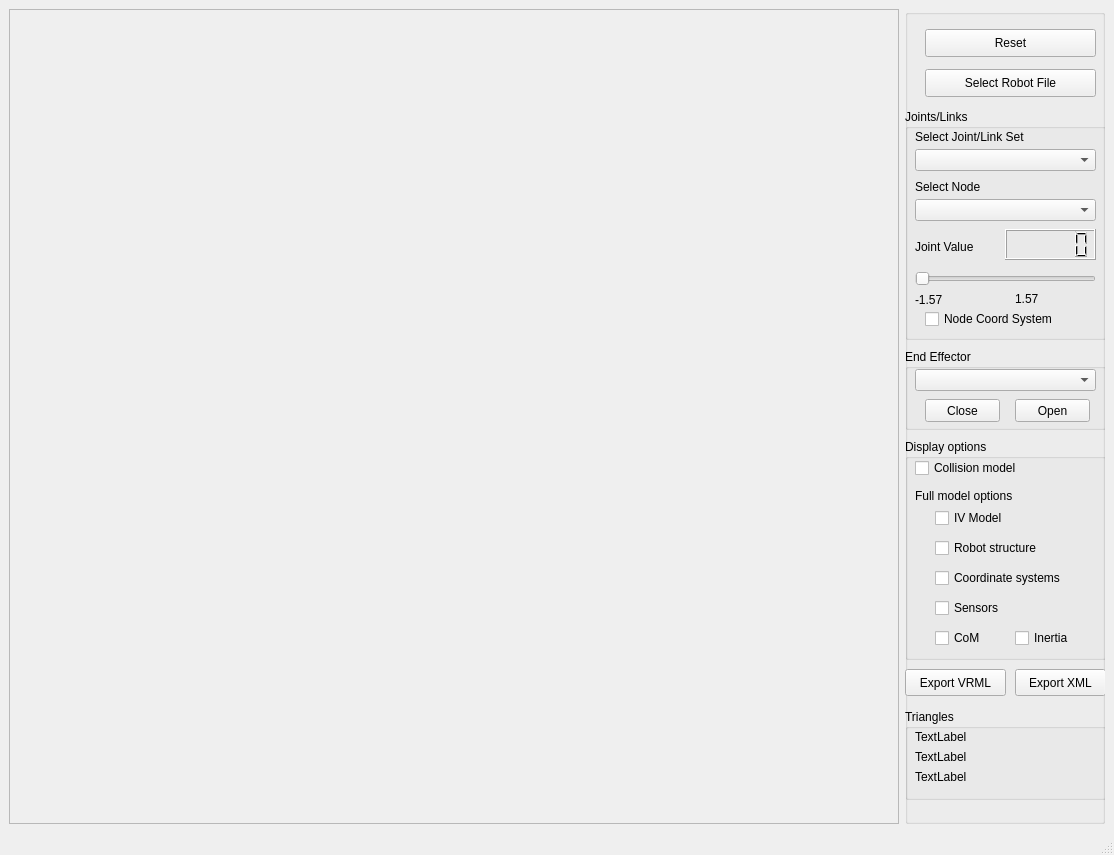
<?xml version="1.0" encoding="UTF-8"?>
<ui version="4.0">
 <class>MainWindowShowRobot</class>
 <widget class="QMainWindow" name="MainWindowShowRobot">
  <property name="geometry">
   <rect>
    <x>0</x>
    <y>0</y>
    <width>1114</width>
    <height>855</height>
   </rect>
  </property>
  <property name="windowTitle">
   <string>Simox - VirtualRobot - Show Robot</string>
  </property>
  <widget class="QWidget" name="centralwidget">
   <layout class="QGridLayout" name="gridLayout">
    <item row="0" column="0">
     <widget class="QFrame" name="frameViewer">
      <property name="frameShape">
       <enum>QFrame::StyledPanel</enum>
      </property>
      <property name="frameShadow">
       <enum>QFrame::Raised</enum>
      </property>
     </widget>
    </item>
    <item row="0" column="1">
     <widget class="QGroupBox" name="groupBox">
      <property name="maximumSize">
       <size>
        <width>200</width>
        <height>16777215</height>
       </size>
      </property>
      <property name="title">
       <string/>
      </property>
      <widget class="QPushButton" name="pushButtonReset">
       <property name="geometry">
        <rect>
         <x>20</x>
         <y>20</y>
         <width>171</width>
         <height>28</height>
        </rect>
       </property>
       <property name="text">
        <string>Reset</string>
       </property>
      </widget>
      <widget class="QGroupBox" name="groupBox_2">
       <property name="geometry">
        <rect>
         <x>0</x>
         <y>430</y>
         <width>201</width>
         <height>221</height>
        </rect>
       </property>
       <property name="title">
        <string>Display options</string>
       </property>
       <widget class="QCheckBox" name="checkBoxColModel">
        <property name="geometry">
         <rect>
          <x>10</x>
          <y>19</y>
          <width>131</width>
          <height>20</height>
         </rect>
        </property>
        <property name="text">
         <string>Collision model</string>
        </property>
       </widget>
       <widget class="QCheckBox" name="checkBoxStructure">
        <property name="geometry">
         <rect>
          <x>30</x>
          <y>99</y>
          <width>161</width>
          <height>20</height>
         </rect>
        </property>
        <property name="text">
         <string>Robot structure</string>
        </property>
       </widget>
       <widget class="QCheckBox" name="checkBoxRobotCoordSystems">
        <property name="geometry">
         <rect>
          <x>30</x>
          <y>129</y>
          <width>161</width>
          <height>20</height>
         </rect>
        </property>
        <property name="text">
         <string>Coordinate systems</string>
        </property>
       </widget>
       <widget class="QCheckBox" name="checkBoxFullModel">
        <property name="geometry">
         <rect>
          <x>30</x>
          <y>69</y>
          <width>131</width>
          <height>20</height>
         </rect>
        </property>
        <property name="text">
         <string>IV Model</string>
        </property>
       </widget>
       <widget class="QLabel" name="label">
        <property name="geometry">
         <rect>
          <x>10</x>
          <y>49</y>
          <width>131</width>
          <height>16</height>
         </rect>
        </property>
        <property name="text">
         <string>Full model options</string>
        </property>
       </widget>
       <widget class="QCheckBox" name="checkBoxPhysicsCoM">
        <property name="geometry">
         <rect>
          <x>30</x>
          <y>189</y>
          <width>71</width>
          <height>20</height>
         </rect>
        </property>
        <property name="text">
         <string>CoM</string>
        </property>
       </widget>
       <widget class="QCheckBox" name="checkBoxPhysicsInertia">
        <property name="geometry">
         <rect>
          <x>110</x>
          <y>189</y>
          <width>81</width>
          <height>20</height>
         </rect>
        </property>
        <property name="text">
         <string>Inertia</string>
        </property>
       </widget>
       <widget class="QCheckBox" name="checkBoxRobotSensors">
        <property name="geometry">
         <rect>
          <x>30</x>
          <y>159</y>
          <width>131</width>
          <height>20</height>
         </rect>
        </property>
        <property name="text">
         <string>Sensors</string>
        </property>
       </widget>
      </widget>
      <widget class="QPushButton" name="pushButtonLoad">
       <property name="geometry">
        <rect>
         <x>20</x>
         <y>60</y>
         <width>171</width>
         <height>28</height>
        </rect>
       </property>
       <property name="text">
        <string>Select Robot File</string>
       </property>
      </widget>
      <widget class="QGroupBox" name="groupBox_3">
       <property name="geometry">
        <rect>
         <x>0</x>
         <y>100</y>
         <width>201</width>
         <height>231</height>
        </rect>
       </property>
       <property name="title">
        <string>Joints/Links</string>
       </property>
       <property name="flat">
        <bool>false</bool>
       </property>
       <property name="checkable">
        <bool>false</bool>
       </property>
       <widget class="QLabel" name="label_2">
        <property name="geometry">
         <rect>
          <x>10</x>
          <y>130</y>
          <width>81</width>
          <height>16</height>
         </rect>
        </property>
        <property name="text">
         <string>Joint Value</string>
        </property>
       </widget>
       <widget class="QLCDNumber" name="lcdNumberJointValue">
        <property name="geometry">
         <rect>
          <x>100</x>
          <y>120</y>
          <width>91</width>
          <height>31</height>
         </rect>
        </property>
        <property name="smallDecimalPoint">
         <bool>true</bool>
        </property>
        <property name="digitCount">
         <number>5</number>
        </property>
        <property name="value" stdset="0">
         <double>0.000000000000000</double>
        </property>
       </widget>
       <widget class="QSlider" name="horizontalSliderPos">
        <property name="geometry">
         <rect>
          <x>10</x>
          <y>160</y>
          <width>181</width>
          <height>20</height>
         </rect>
        </property>
        <property name="maximum">
         <number>1000</number>
        </property>
        <property name="pageStep">
         <number>50</number>
        </property>
        <property name="orientation">
         <enum>Qt::Horizontal</enum>
        </property>
       </widget>
       <widget class="QLabel" name="labelMinPos">
        <property name="geometry">
         <rect>
          <x>10</x>
          <y>180</y>
          <width>91</width>
          <height>21</height>
         </rect>
        </property>
        <property name="text">
         <string>-1.57</string>
        </property>
       </widget>
       <widget class="QLabel" name="labelMaxPos">
        <property name="geometry">
         <rect>
          <x>110</x>
          <y>180</y>
          <width>81</width>
          <height>20</height>
         </rect>
        </property>
        <property name="layoutDirection">
         <enum>Qt::RightToLeft</enum>
        </property>
        <property name="text">
         <string>1.57</string>
        </property>
       </widget>
       <widget class="QComboBox" name="comboBoxJoint">
        <property name="geometry">
         <rect>
          <x>10</x>
          <y>90</y>
          <width>181</width>
          <height>22</height>
         </rect>
        </property>
       </widget>
       <widget class="QCheckBox" name="checkBoxShowCoordSystem">
        <property name="geometry">
         <rect>
          <x>20</x>
          <y>200</y>
          <width>171</width>
          <height>20</height>
         </rect>
        </property>
        <property name="text">
         <string>Node Coord System</string>
        </property>
       </widget>
       <widget class="QComboBox" name="comboBoxRobotNodeSet">
        <property name="geometry">
         <rect>
          <x>10</x>
          <y>40</y>
          <width>181</width>
          <height>22</height>
         </rect>
        </property>
       </widget>
       <widget class="QLabel" name="label_3">
        <property name="geometry">
         <rect>
          <x>10</x>
          <y>20</y>
          <width>161</width>
          <height>16</height>
         </rect>
        </property>
        <property name="text">
         <string>Select Joint/Link Set</string>
        </property>
       </widget>
       <widget class="QLabel" name="label_4">
        <property name="geometry">
         <rect>
          <x>10</x>
          <y>70</y>
          <width>131</width>
          <height>16</height>
         </rect>
        </property>
        <property name="text">
         <string>Select Node</string>
        </property>
       </widget>
      </widget>
      <widget class="QGroupBox" name="groupBox_4">
       <property name="geometry">
        <rect>
         <x>0</x>
         <y>340</y>
         <width>201</width>
         <height>81</height>
        </rect>
       </property>
       <property name="title">
        <string>End Effector</string>
       </property>
       <widget class="QComboBox" name="comboBoxEndEffector">
        <property name="geometry">
         <rect>
          <x>10</x>
          <y>20</y>
          <width>181</width>
          <height>22</height>
         </rect>
        </property>
       </widget>
       <widget class="QPushButton" name="pushButtonClose">
        <property name="geometry">
         <rect>
          <x>20</x>
          <y>50</y>
          <width>75</width>
          <height>23</height>
         </rect>
        </property>
        <property name="text">
         <string>Close</string>
        </property>
       </widget>
       <widget class="QPushButton" name="pushButtonOpen">
        <property name="geometry">
         <rect>
          <x>110</x>
          <y>50</y>
          <width>75</width>
          <height>23</height>
         </rect>
        </property>
        <property name="text">
         <string>Open</string>
        </property>
       </widget>
      </widget>
      <widget class="QGroupBox" name="groupBox_5">
       <property name="geometry">
        <rect>
         <x>0</x>
         <y>700</y>
         <width>201</width>
         <height>91</height>
        </rect>
       </property>
       <property name="title">
        <string>Triangles</string>
       </property>
       <widget class="QLabel" name="labelInfo1">
        <property name="geometry">
         <rect>
          <x>10</x>
          <y>20</y>
          <width>181</width>
          <height>16</height>
         </rect>
        </property>
        <property name="text">
         <string>TextLabel</string>
        </property>
       </widget>
       <widget class="QLabel" name="labelInfo2">
        <property name="geometry">
         <rect>
          <x>10</x>
          <y>40</y>
          <width>191</width>
          <height>16</height>
         </rect>
        </property>
        <property name="text">
         <string>TextLabel</string>
        </property>
       </widget>
       <widget class="QLabel" name="labelInfo3">
        <property name="geometry">
         <rect>
          <x>10</x>
          <y>60</y>
          <width>191</width>
          <height>16</height>
         </rect>
        </property>
        <property name="text">
         <string>TextLabel</string>
        </property>
       </widget>
      </widget>
      <widget class="QPushButton" name="ExportVRML20">
       <property name="geometry">
        <rect>
         <x>0</x>
         <y>660</y>
         <width>101</width>
         <height>27</height>
        </rect>
       </property>
       <property name="toolTip">
        <string>Export to single VRML file</string>
       </property>
       <property name="text">
        <string>Export VRML</string>
       </property>
      </widget>
      <widget class="QPushButton" name="ExportXML">
       <property name="geometry">
        <rect>
         <x>110</x>
         <y>660</y>
         <width>91</width>
         <height>27</height>
        </rect>
       </property>
       <property name="toolTip">
        <string>Export to simox XML format</string>
       </property>
       <property name="text">
        <string>Export XML</string>
       </property>
      </widget>
     </widget>
    </item>
   </layout>
  </widget>
  <widget class="QMenuBar" name="menubar">
   <property name="geometry">
    <rect>
     <x>0</x>
     <y>0</y>
     <width>1114</width>
     <height>25</height>
    </rect>
   </property>
  </widget>
  <widget class="QStatusBar" name="statusbar"/>
 </widget>
 <resources/>
 <connections/>
</ui>
